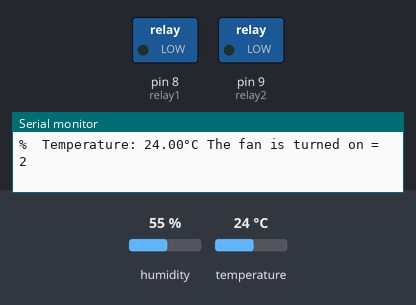
A sketch run on a simulated Arduino Uno, built with avr-gcc and run on an emulated ATmega328P. Shown: switched loads named in the sketch (green lamp = pin HIGH), the last lines printed to the serial monitor. The inputs (shaded band) are chosen by the test bench; at power-on: temperature 24 °C, humidity 55 %.

Above: at 4.8 s.
4.9 s: temperature set to 12 °C
At 6.4 s:
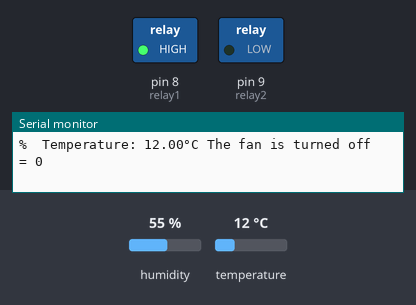
7.9 s: temperature set to 28 °C
At 8.8 s:
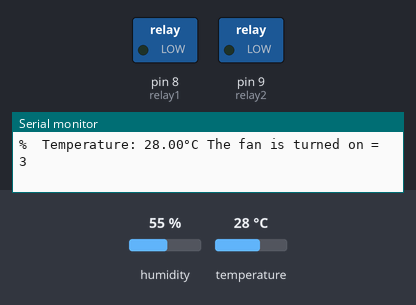
10.9 s: temperature set to 22 °C
At 12.4 s:
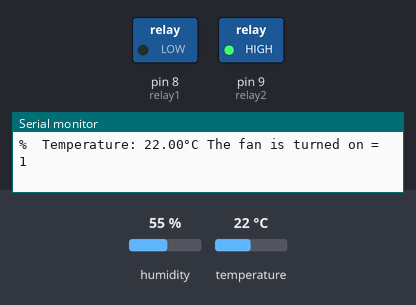
13.9 s: temperature set to 19 °C
At 14.8 s:
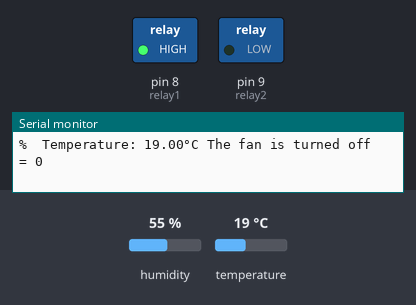
Timing chart, 0 to 16.9 s (numbered marks = the images above; inputs shaded):
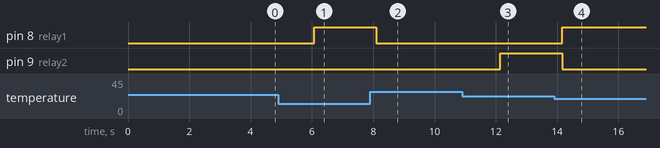

Measured:
- after the input at 4.9 s, pin 8 (relay1): LOW → HIGH after 1.2 s
- after the input at 7.9 s, pin 8 (relay1): HIGH → LOW after 0.20 s
- after the input at 10.9 s, pin 9 (relay2): LOW → HIGH after 1.2 s
- after the input at 13.9 s, pin 8 (relay1): LOW → HIGH after 0.27 s; pin 9 (relay2): HIGH → LOW after 0.27 s

The sketch:

dhl11-4relay.ino
```cpp
#include "DHT.h"
#define DHTPIN 2
#define DHTTYPE DHT11

DHT dht(DHTPIN, DHTTYPE);

float temperature;

int relay1 = 8;
int relay2 = 9;
int relay3 = 10;
int relay4 = 11;

void setup() {
  Serial.begin(9600);
  dht.begin();
  pinMode(relay1, OUTPUT);
  pinMode(relay2, OUTPUT);
}

void loop() {
  delay(2000);
  float f = dht.readTemperature(true);
  float t = dht.readTemperature();

  temperature = dht.readTemperature();;

  if (isnan(temperature)) {
    Serial.println("Failed to read from DHT sensor!");
  }
  else {
    if(temperature < 22){
      Serial.print(F("%  Temperature: "));
      Serial.print(t);
      Serial.print(F("°C "));
      Serial.println("The fan is turned off = 0");
      digitalWrite(relay1, HIGH);
      digitalWrite(relay2, LOW);
      digitalWrite(relay3, LOW);
      digitalWrite(relay4, LOW);
    }
    else if(temperature < 23){
      Serial.print(F("%  Temperature: "));
      Serial.print(t);
      Serial.print(F("°C "));
      Serial.println("The fan is turned on = 1");
      digitalWrite(relay1, LOW);
      digitalWrite(relay2, HIGH);
      digitalWrite(relay3, LOW);
      digitalWrite(relay4, LOW);
    }
    else if(temperature < 25){
      Serial.print(F("%  Temperature: "));
      Serial.print(t);
      Serial.print(F("°C "));
      Serial.println("The fan is turned on = 2");
      digitalWrite(relay1, LOW);
      digitalWrite(relay2, LOW);
      digitalWrite(relay3, HIGH);
      digitalWrite(relay4, LOW);
    }
    else if(temperature > 27){
      Serial.print(F("%  Temperature: "));
      Serial.print(t);
      Serial.print(F("°C "));
      Serial.println("The fan is turned on = 3");
      digitalWrite(relay1, LOW);
      digitalWrite(relay2, LOW);
      digitalWrite(relay3, LOW);
      digitalWrite(relay4, HIGH);
    }
  }
}
```
